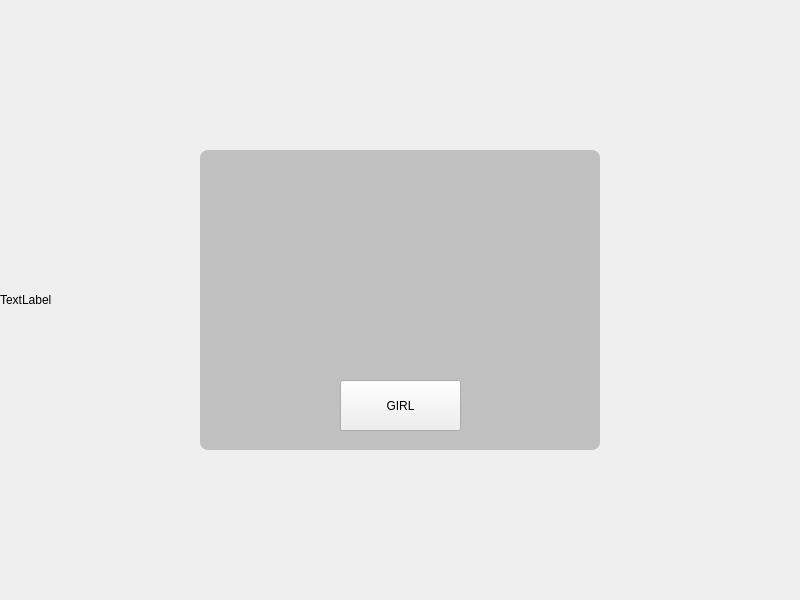
<?xml version="1.0" encoding="UTF-8"?>
<ui version="4.0">
 <class>Widget</class>
 <widget class="QWidget" name="Widget">
  <property name="geometry">
   <rect>
    <x>0</x>
    <y>0</y>
    <width>800</width>
    <height>600</height>
   </rect>
  </property>
  <property name="minimumSize">
   <size>
    <width>800</width>
    <height>600</height>
   </size>
  </property>
  <property name="maximumSize">
   <size>
    <width>800</width>
    <height>600</height>
   </size>
  </property>
  <property name="windowTitle">
   <string>Widget</string>
  </property>
  <property name="styleSheet">
   <string notr="true">#Widget{border-image:url(:/../../Qpic/n1.jpg)}</string>
  </property>
  <widget class="QWidget" name="loginForm" native="true">
   <property name="geometry">
    <rect>
     <x>200</x>
     <y>150</y>
     <width>400</width>
     <height>300</height>
    </rect>
   </property>
   <property name="styleSheet">
    <string notr="true">#centralWidget
{
background:rgba(32,80,96,100);
border-image:url(:/../../Qpic/n1.jpg)
}
#loginForm
{
background:rgba(0,0,0,50);
border-radius:8px
}</string>
   </property>
   <widget class="QPushButton" name="pushButton">
    <property name="geometry">
     <rect>
      <x>140</x>
      <y>230</y>
      <width>121</width>
      <height>51</height>
     </rect>
    </property>
    <property name="text">
     <string>GIRL</string>
    </property>
   </widget>
  </widget>
  <widget class="QLabel" name="label">
   <property name="geometry">
    <rect>
     <x>0</x>
     <y>0</y>
     <width>800</width>
     <height>600</height>
    </rect>
   </property>
   <property name="text">
    <string>TextLabel</string>
   </property>
  </widget>
  <zorder>label</zorder>
  <zorder>loginForm</zorder>
 </widget>
 <layoutdefault spacing="6" margin="11"/>
 <resources/>
 <connections/>
</ui>
